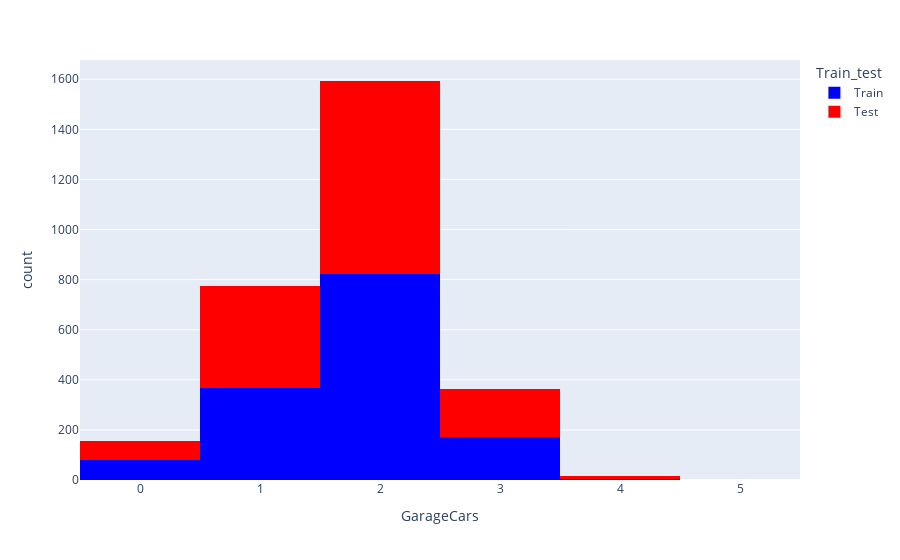

Here is the notebook cell this chart was saved with:
### Markdown cell above
<a> </a>

### GarageCars

### Code cell
px.histogram(df, x="GarageCars", color="Train_test", color_discrete_sequence=cm)

### Figure 1 — Plotly figure (JSON) as saved in the notebook; plotly's stock layout.template omitted (floating-point values rounded to 4 significant figures; data arrays with more than 128 entries replaced by an {"elided": "..."} marker saying what was removed)
{"data": [{"alignmentgroup": "True", "bingroup": "x", "hovertemplate": "Train_test=Train<br>GarageCars=%{x}<br>count=%{y}<extra></extra>", "legendgroup": "Train", "marker": {"color": "rgb(0,0,255)", "pattern": {"shape": ""}}, "name": "Train", "offsetgroup": "Train", "orientation": "v", "showlegend": true, "type": "histogram", "x": {"elided": "1450 int values"}, "xaxis": "x", "yaxis": "y"}, {"alignmentgroup": "True", "bingroup": "x", "hovertemplate": "Train_test=Test<br>GarageCars=%{x}<br>count=%{y}<extra></extra>", "legendgroup": "Test", "marker": {"color": "rgb(255,0,0)", "pattern": {"shape": ""}}, "name": "Test", "offsetgroup": "Test", "orientation": "v", "showlegend": true, "type": "histogram", "x": {"elided": "1459 int values"}, "xaxis": "x", "yaxis": "y"}], "layout": {"barmode": "relative", "legend": {"title": {"text": "Train_test"}, "tracegroupgap": 0}, "margin": {"t": 60}, "xaxis": {"anchor": "y", "domain": [0, 1], "title": {"text": "GarageCars"}}, "yaxis": {"anchor": "x", "domain": [0, 1], "title": {"text": "count"}}}}
